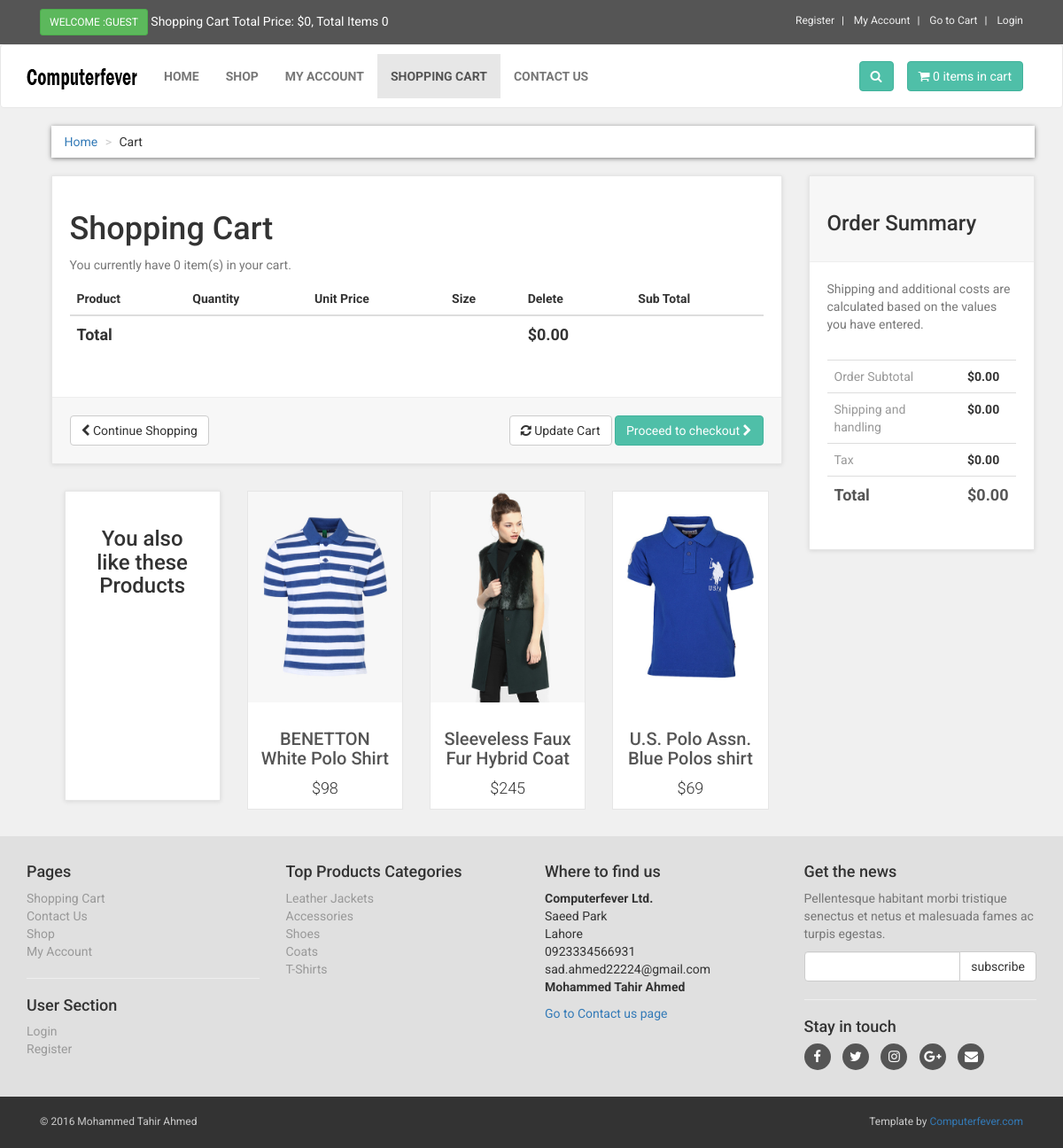
The app's page /cart.php with its own data.
### tables this page shows
CREATE TABLE `products` (
  `product_id` int(10) NOT NULL,
  `p_cat_id` int(10) NOT NULL,
  `cat_id` int(10) NOT NULL,
  `date` timestamp NOT NULL DEFAULT CURRENT_TIMESTAMP ON UPDATE CURRENT_TIMESTAMP,
  `product_title` text NOT NULL,
  `product_img1` text NOT NULL,
  `product_img2` text NOT NULL,
  `product_img3` text NOT NULL,
  `product_price` int(10) NOT NULL,
  `product_desc` text NOT NULL,
  `product_keywords` text NOT NULL
);

CREATE TABLE `product_categories` (
  `p_cat_id` int(10) NOT NULL,
  `p_cat_title` text NOT NULL,
  `p_cat_desc` text NOT NULL
);

### cart.php (the view, shortened to what this page needs)
<?php
include("includes/db.php");
include("functions/functions.php");
?>
<!DOCTYPE html>
<html>
<head>
<link href="styles/bootstrap.min.css" rel="stylesheet">
<link href="styles/style.css" rel="stylesheet">
<link href="font-awesome/css/font-awesome.min.css" rel="stylesheet">
</head>
<body>
<div id="top">
<div class="container">
<div class="col-md-6 offer">
<a href="#" class="btn btn-success btn-sm" >
<?php
if(!isset($_SESSION['customer_email'])){
echo "Welcome :Guest";
}else{
echo "Welcome : " . $_SESSION['customer_email'] . "";
}
?>
</a>
<a href="#">
Shopping Cart Total Price: <?php total_price(); ?>, Total Items <?php items(); ?>
</a>
</div>
<div class="col-md-6">
<ul class="menu">
<li>
<a href="customer_register.php">
Register
</a>
</li>
<li>
<?php
if(!isset($_SESSION['customer_email'])){
echo "<a href='checkout.php' >My Account</a>";
}
else{
echo "<a href='customer/my_account.php?my_orders'>My Account</a>";
}
?>
</li>
<li>
<a href="cart.php">
Go to Cart
</a>
</li>
<li>
<?php
if(!isset($_SESSION['customer_email'])){
echo "<a href='checkout.php'> Login </a>";
}else {
echo "<a href='logout.php'> Logout </a>";
}
?>
</li>
</ul>
</div>
</div>
</div>
<div class="navbar navbar-default" id="navbar">
<div class="container" >
<div class="navbar-header">
<a class="navbar-brand home" href="index.php" >
<img src="images/logo.png" alt="computerfever logo" class="hidden-xs" >
</a>
</div>
<div class="navbar-collapse collapse" id="navigation" >
<div class="padding-nav" >
<ul class="nav navbar-nav navbar-left">
<li>
<a href="index.php"> Home </a>
</li>
<li>
<a href="shop.php"> Shop </a>
</li>
<li>
<?php
if(!isset($_SESSION['customer_email'])){
echo "<a href='checkout.php' >My Account</a>";
}
else{
echo "<a href='customer/my_account.php?my_orders'>My Account</a>";
}
?>
</li>
<li class="active" >
<a href="cart.php"> Shopping Cart </a>
</li>
<li>
<a href="contact.php"> Contact Us </a>
</li>
</ul>
</div>
<a class="btn btn-primary navbar-btn right" href="cart.php">
<i class="fa fa-shopping-cart"></i>
<span> <?php items(); ?> items in cart </span>
</a>
<div class="navbar-collapse collapse right">
<button class="btn navbar-btn btn-primary" type="button" data-toggle="collapse" data-target="#search">
<i class="fa fa-search"></i>
</button>
</div>
</div>
</div>
</div>
<div id="content" >
<div class="container" >
<div class="col-md-12" >
<ul class="breadcrumb" >
<li>
<a href="index.php">Home</a>
</li>
<li>Cart</li>
</ul>
</div>
<div class="col-md-9" id="cart" >
<div class="box" >
<form action="cart.php" method="post" enctype="multipart-form-data" >
<h1> Shopping Cart </h1>
<?php
$ip_add = getRealUserIp();
$select_cart = "select * from cart where ip_add='$ip_add'";
$run_cart = mysqli_query($con,$select_cart);
$count = mysqli_num_rows($run_cart);
?>
<p class="text-muted" > You currently have <?php echo $count; ?> item(s) in your cart. </p>
<div class="table-responsive" >
<table class="table" >
<thead>
<tr>
<th colspan="2" >Product</th>
<th>Quantity</th>
<th>Unit Price</th>
<th>Size</th>
<th colspan="1">Delete</th>
<th colspan="2"> Sub Total </th>
</tr>
</thead>
<?php
$total = 0;
?>
<tfoot>
<tr>
<th colspan="5"> Total </th>
<th colspan="2"> $<?php echo $total; ?>.00 </th>
</tr>
</tfoot>
</table>
</div>
<div class="box-footer">
<div class="pull-left">
<a href="index.php" class="btn btn-default">
<i class="fa fa-chevron-left"></i> Continue Shopping
</a>
</div>
<div class="pull-right">
<button class="btn btn-default" type="submit" name="update" value="Update Cart">
<i class="fa fa-refresh"></i> Update Cart
</button>
<a href="checkout.php" class="btn btn-primary">
Proceed to checkout <i class="fa fa-chevron-right"></i>
</a>
</div>
</div>
</form>
</div>
<div id="row same-height-row">
<div class="col-md-3 col-sm-6">
<div class="box same-height headline">
<h3 class="text-center"> You also like these Products </h3>
</div>
</div>
<?php
$get_products = "select * from products order by rand() LIMIT 0,3";
$run_products = mysqli_query($con,$get_products);
while($row_products=mysqli_fetch_array($run_products)){
$pro_id = $row_products['product_id'];
$pro_title = $row_products['product_title'];
$pro_price = $row_products['product_price'];
$pro_img1 = $row_products['product_img1'];
echo "
<div class='center-responsive col-md-3 col-sm-6 ' >
<div class='product same-height' >
<a href='details.php?pro_id=$pro_id' >
<img src='admin_area/product_images/$pro_img1' class='img-responsive' >
</a>
<div class='text' >
<h3><a href='details.php?pro_id=$pro_id' >$pro_title</a></h3>
<p class='price' >$$pro_price</p>
</div>
</div>
</div>
";
}
?>
</div>
</div>
<div class="col-md-3">
<div class="box" id="order-summary">
<div class="box-header">
<h3>Order Summary</h3>
</div>
<p class="text-muted">
Shipping and additional costs are calculated based on the values you have entered.
</p>
<div class="table-responsive">
<table class="table">
<tbody>
<tr>
<td> Order Subtotal </td>
<th> $<?php echo $total; ?>.00 </th>
</tr>
<tr>
<td> Shipping and handling </td>
<th>$0.00</th>
</tr>
<tr>
<td>Tax</td>
<th>$0.00</th>
</tr>
<tr class="total">
<td>Total</td>
<th>$<?php echo $total; ?>.00</th>
</tr>
</tbody>
</table>
</div>
</div>
</div>
</div>
</div>
<?php
include("includes/footer.php");
?>
</body>
</html>

### includes/footer.php (shortened to what this page needs)
<div id="footer">
<div class="container">
<div class="row" >
<div class="col-md-3 col-sm-6" >
<h4>Pages</h4>
<ul>
<li><a href="cart.php">Shopping Cart</a></li>
<li><a href="contact.php">Contact Us</a></li>
<li><a href="shop.php">Shop</a></li>
<li>
<?php
if(!isset($_SESSION['customer_email'])){
echo "<a href='checkout.php' >My Account</a>";
}
else{
echo "<a href='customer/my_account.php?my_orders'>My Account</a>";
}
?>
</li>
</ul>
<hr>
<h4>User Section</h4>
<ul>
<li>
<?php
if(!isset($_SESSION['customer_email'])){
echo "<a href='checkout.php' >Login</a>";
}
else{
echo "<a href='customer/my_account.php?my_orders'>My Account</a>";
}
?>
</li>
<li><a href="customer_register.php">Register</a></li>
</ul>
</div>
<div class="col-md-3 col-sm-6">
<h4> Top Products Categories </h4>
<ul>
<?php
$get_p_cats = "select * from product_categories";
$run_p_cats = mysqli_query($con,$get_p_cats);
while($row_p_cats = mysqli_fetch_array($run_p_cats)){
$p_cat_id = $row_p_cats['p_cat_id'];
$p_cat_title = $row_p_cats['p_cat_title'];
echo "<li> <a href='shop.php?p_cat=$p_cat_id'> $p_cat_title </a> </li>";
}
?>
</ul>
</div>
<div class="col-md-3 col-sm-6">
<h4>Where to find us</h4>
<p>
<strong>Computerfever Ltd.</strong>
<br>Saeed Park
<br>Lahore
<br>0923334566931
<br>sad.ahmed22224@gmail.com
<br>
<strong>Mohammed Tahir Ahmed</strong>
</p>
<a href="contact.php">Go to Contact us page</a>
</div>
<div class="col-md-3 col-sm-6">
<h4>Get the news</h4>
<p class="text-muted">
Pellentesque habitant morbi tristique senectus et netus et malesuada fames ac turpis egestas.
</p>
<form action="https://feedburner.google.com/fb/a/mailverify" method="post" target="popupwindow" onsubmit="window.open('https://feedburner.google.com/fb/a/mailverify?uri=computerfever', 'popupwindow', 'scrollbars=yes,width=550,height=520');return true">
<div class="input-group">
<input type="text" class="form-control" name="email">
<span class="input-group-btn">
<input type="submit" value="subscribe" class="btn btn-default">
</span>
</div>
</form>
<hr>
<h4> Stay in touch </h4>
<p class="social">
<a href="#"><i class="fa fa-facebook"></i></a>
<a href="#"><i class="fa fa-twitter"></i></a>
<a href="#"><i class="fa fa-instagram"></i></a>
<a href="#"><i class="fa fa-google-plus"></i></a>
<a href="#"><i class="fa fa-envelope"></i></a>
</p>
</div>
</div>
</div>
</div>
<div id="copyright">
<div class="container" >
<div class="col-md-6" >
<p class="pull-left"> &copy; 2016 Mohammed Tahir Ahmed </p>
</div>
<div class="col-md-6" >
<p class="pull-right" >
Template by <a href="http://www.computerfever.com" >Computerfever.com</a>
</p>
</div>
</div>
</div>

### styles/style.css (style rules this page uses)
body { font-family: "Roboto", Helvetica, Arial, sans-serif; font-size: 14px; line-height: 1.42857143; color: #333333; background-color: #f0f0f0; overflow-x: hidden; }
#top { background: #555555; padding: 10px 0; }
#top .offer { color: #fff; }
#top .offer .btn { text-transform: uppercase; }
#top a { color: #fff; }
#top ul.menu { padding-top: 5px; margin: 0; text-align: right; font-size: 12px; list-style: none; }
#top ul.menu > li { display: inline-block; }
#top ul.menu > li a { color: #eeeeee; }
#top ul.menu > li + li:before { content: "|\00a0"; padding: 0 5px; color: #f7f7f7; }
.navbar { background:white; }
.navbar-collapse .right { float:right; }
.navbar-brand { float:left; padding: 10px 15px; font-size:18px; line-height:20px; height:70px; }
.navbar ul.nav > li > a { text-transform:uppercase; font-weight:bold; font-size:14px; }
.padding-nav { padding-top:10px; }
.btn-primary { color:rgb(255, 255, 255); background-color:rgb(79, 191, 168); border-color:rgb(65, 179, 156); }
.box { background: #fff; margin: 0 0 30px; border: solid 1px #e6e6e6; box-sizing: border-box; padding:20px; box-shadow: 0 1px 5px rgba(0, 0, 0, 0.1); }
#content { padding-left:25px; }
#content .product { background:#fff; border: solid 1px #e6e6e6; box-sizing: border-box; margin-bottom: 30px; }
#content .product .text p.price { font-size:18px; text-align:center; font-weight:300; }
#content .product .text h3 { text-align:center; font-size:20px; }
#content .product .text h3 a { color:rgb(85, 85, 85); }
#content .product .text { padding:10px 10px 0px; }
.breadcrumb { padding: 8px 15px; margin-bottom:20px; background-color: #ffffff; border-radius: 0; box-shadow: 0 1px 5px rgba(0, 0, 0, 0.5); }
.breadcrumb > li + li:before { content: ">\00a0"; color:#cccccc; }
#content .headline { height: 350px; }
#content #cart .table tfoot { font-size:18px; }
.box .box-footer { background: #f7f7f7; margin: 30px -20px -20px; padding:20px; border-top: solid 1px #eeeeee; }
.box .box-footer:before, .box .box-footer:after { content:" "; display: table; }
.box .box-footer:after { clear:both; }
.box .box-header { background:#f7f7f7; margin:-20px -20px 20px; padding:20px; border-bottom: solid 1px #eeeeee; }
#content #order-summary table { margin-top: 20px; }
#content #order-summary table td { color: #999999; }
#content #order-summary table tr.total td, #content #order-summary table tr.total th { font-size: 18px; color:#555555; font-weight: 700; }
#footer { background: #e0e0e0; padding: 20px 0; }
#footer ul { padding-left: 0; list-style: none; }
#footer ul a { color:#999999; padding: 20px 0; }
#footer .social { text-align: left; }
#footer .social a { margin: 0 10px 0 0; color: #fff; display: inline-block; width: 30px; height: 30px; border-radius: 15px; line-height: 30px; font-size: 15px; text-align: center; transition: all 0.2s ease-out; vertical-align: bottom; background-color:#555555; }
#copyright { background:#333; color:#ccc; padding:20px 0; font-size:12px; }
#copyright p { margin: 0; }

### records on screen
products: product_img1 (picture), product_title "BENETTON White Polo Shirt", product_price "98"
products: product_img1 (picture), product_title "Sleeveless Faux Fur Hybrid Coat", product_price "245"
products: product_img1 (picture), product_title "U.S. Polo Assn. Blue Polos shirt", product_price "69"
product_categories: p_cat_title "Leather Jackets"
product_categories: p_cat_title "Accessories"
product_categories: p_cat_title "Shoes"
product_categories: p_cat_title "Coats"
product_categories: p_cat_title "T-Shirts"

### other values on screen
$total "0"
$count_items "0 0"
$count "0"
